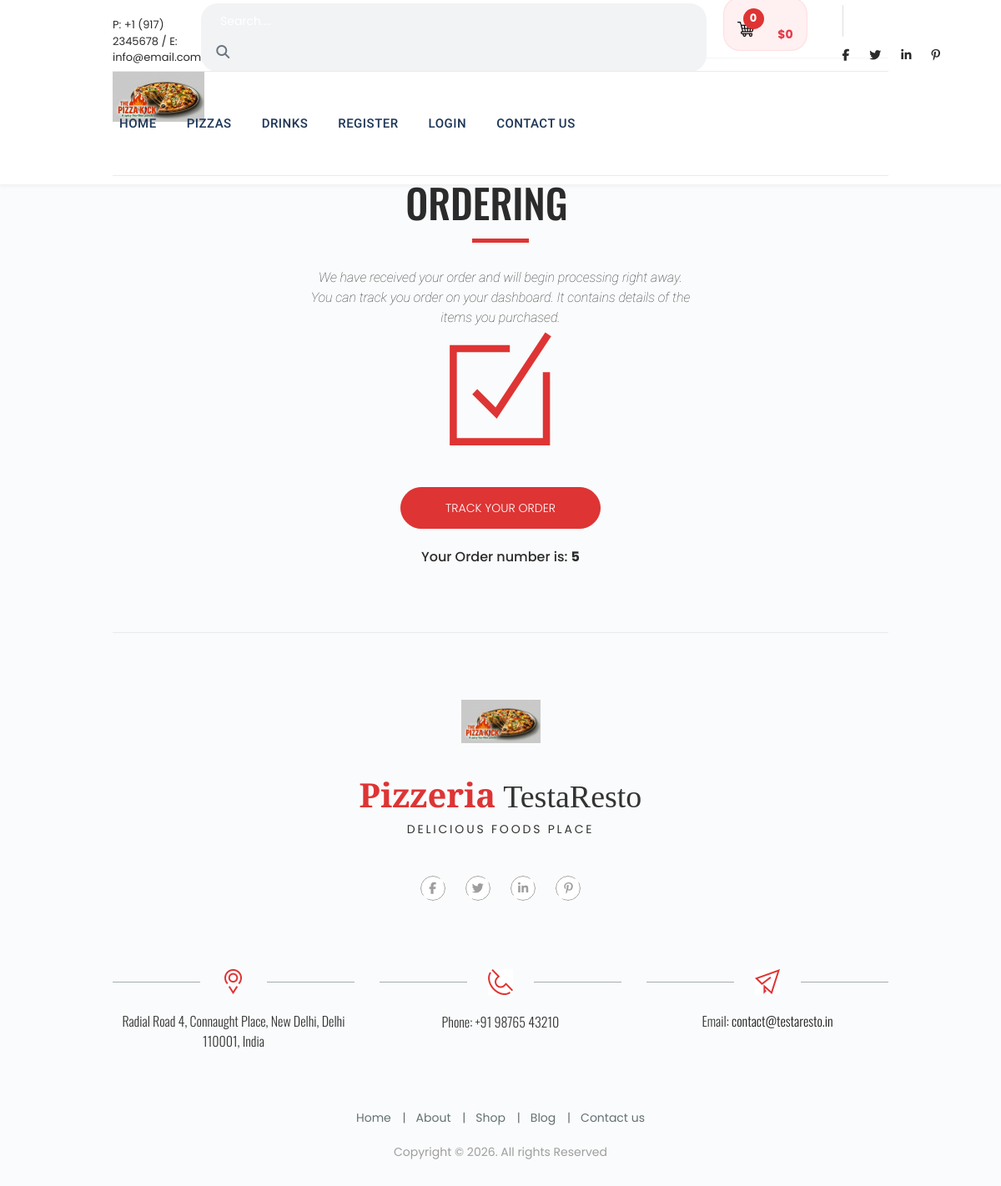
The page /thankyou/5 on the database its author committed.
### product/models.py (models this page shows, shortened)
class Category(models.Model):
    name = models.CharField(max_length=100,unique=True)
    slug = models.SlugField(max_length=100,unique=True)
    class Meta:
        ordering = ('name',)
        verbose_name = 'category'
        verbose_name_plural = 'categories'

class Order(models.Model):
    total = models.DecimalField(max_digits=10, decimal_places=2, verbose_name='USD Order Total')
    created = models.DateTimeField(auto_now_add=True)
    first_name = models.CharField(max_length=250, blank=True)
    last_name = models.CharField(max_length=250, blank=True)
    emailAddress = models.EmailField(blank=True,null=True)
    phone = models.CharField(max_length=250, blank=True)
    address = models.CharField(max_length=250, blank=True)
    city = models.CharField(max_length=250, blank=True)
    postal_code = models.CharField(max_length=250, blank=True)
    status = models.CharField(max_length=250, blank=True,null=True,default='Pending')
    class Meta:
        db_table = 'Order'
        ordering = ['-created']

### product/views.py (the view)
# urls.py: path('thankyou/<int:order_id>', views.thankyou, name='thankyou'),
def thankyou(request, order_id):
    if order_id:
        customer_order = get_object_or_404(Order, id=order_id)
    return render(request, 'product/thankyou.html', {'customer_order': customer_order})

### product/context_processors.py (called while the page is built)
def categories(request):
    categories = Category.objects.order_by('-name')
    return dict(categories=categories)

def counter(request):
    counter_val = 0
    total = 0
    cart_items = []
    if 'admin' in request.path:
        return {}
    else:
        try:
            cart = Cart.objects.filter(cart_id=_cart_id(request)).first()
            if cart:
                cart_items = CartItem.objects.filter(cart=cart, active=True)
                for cart_item in cart_items:
                    total += (cart_item.product.price * cart_item.quantity)
                    counter_val += cart_item.quantity
        except Exception:
            pass
    return {
        'counter': counter_val,
        'cart_items': cart_items,
        'total': total
    }

### product/views.py (called while the page is built)
def _cart_id(request):
    cart = request.session.session_key
    if not cart:
        cart = request.session.create()
    return cart

### product/templates/product/thankyou.html (shortened to what this page needs)
{% extends 'product/base.html' %} {% load static %} {% block content %}
<div class="container">
  <div class="pizza_breadcrumb">
    <a href="index.html"> Home</a> /
    <span>Success</span>
  </div>
  <section class="thank_you">
    <div class="piz_title">
      <div class="small_title"><h3>hello world!</h3></div>
      <div class="big_title">
        <h1 class="thk_big_title">thank you for ordering</h1>
      </div>
    </div>
    <div class="title_devider">
      <p class="line"></p>
    </div>
    <div class="under_title">
      <p>
        We have received your order and will begin processing right away. You
        can track you order on your dashboard. It contains details of the items
        you purchased.
      </p>
    </div>
  </section>
  <section class="content top_margin_60-55">
    <div class="order_ok">
      <img src="{% static 'product/img/ok.svg' %}" />
    </div>
    <a href="{% url 'my_dashboard' %}">
      <button type="button" class="btn btn-outline-primary">
        track your order
      </button>
    </a>
<br>
    <div class="thk_big_title mt-4"><h3>Your Order number is: <b>{{ customer_order.id }}</b></h3></div>
  </section>
</div>
{% endblock %}

### product/templates/product/base.html (shortened to what this page needs)
{% load static %} {% load crispy_forms_tags %}
<!DOCTYPE html>
<html lang="en">
  <head>
    <link href="{% static 'product/css/bootstrap.css' %}" rel="stylesheet" />
    <link href="{% static 'product/css/superslides.css' %}" rel="stylesheet" />
    <link href="{% static 'product/css/font-awesome.css' %}" rel="stylesheet" />
    <link rel="stylesheet" href="{% static 'product/css/owl.carousel.css' %}" />
    <link
      rel="stylesheet"
      href="{% static 'product/css/owl.theme.default.min.css' %}"
    />
    <link href="{% static 'product/css/navigation.css' %}" rel="stylesheet" />
    <link rel="stylesheet" href="{% static 'product/css/reset.css' %}" />
    <link rel="stylesheet" href="{% static 'product/css/style.css' %}" />
    <link rel="stylesheet" href="{% static 'product/css/modern_overrides.css' %}" />
  </head>
  <body>
    <div id="main">
      <div class="header-v3">
        <div class="container">
          <div class="menu-top desktop-top">
            <div class="left_block">
              <div class="phone_email">
                P: +1 (917) 2345678 / E: info@email.com
              </div>
            </div>
            <div class="right_block">
              <div class="my_search">
                <form
                  class="search clearfix"
                  action="{% url 'search' %}"
                  ,
                  method="GET"
                >
                  <div class="input-group">
                    <input
                      type="text"
                      name="title"
                      class="form-control"
                      placeholder=" Search...."
                      style="width: 600px"
                    />
                    <div class="input-group-append">
                      <button type="submit" class="btn btn-outline-primary-gry">
                        <i class="fa fa-search"></i>
                      </button>
                    </div>
                  </div>
                </form>
              </div>
              <div class="my_cart_wrapper">
                <div class="my_cart_button">
                  <a href="#">
                    <img
                      class="pizza_cart"
                      src="{% static 'product/img/shopping-cart.png' %}"
                    />
                    <span class="cart_circle">{{counter}}</span>
                  </a>
                  <div class="cart_sum">${{total}}</div>
                </div>
              </div>
              <div class="top_social">
                <ul>
                  <li>
                    <a href="#"><i class="fab fa-facebook-f"></i></a>
                  </li>
                  <li>
                    <a href="#"><i class="fab fa-twitter"></i></a>
                  </li>
                  <li>
                    <a href="#"><i class="fab fa-linkedin-in"></i></a>
                  </li>
                  <li>
                    <a href="#"><i class="fab fa-pinterest-p"></i></a>
                  </li>
                </ul>
              </div>
            </div>
          </div>
          <div class="header-inner_1 clearfix">
            <header class="header_bg">
              <div class="logo">
                <a href="{% url 'home' %}">
                  <img src="{% static 'product/img/logo.png' %}" />
                </a>
              </div>
            </header>
            <nav id="navigation" class="navigation clearfix">
              <div class="navigation-body">
                <ul class="navigation-menu">
                  <li class="navigation-item">
                    <a class="navigation-link" href="{% url 'home' %}">Home</a>
                  </li>
                  {% for category in categories %}
                  <li class="navigation-item">
                    <a
                      class="navigation-link"
                      href="{% url 'products_by_category' category.slug %}"
                      >{{category.name}}</a
                    >
                  </li>
                  {% endfor %} {% if request.user.is_authenticated %}
                  <li class="navigation-item">
                    <a class="navigation-link" href="#"
                      >Welcome, {{request.user.first_name}}</a
                    >
                    <ul class="navigation-dropdown">
                      <li class="navigation-dropdown-item">
                        <a
                          class="navigation-dropdown-link"
                          href="{% url 'my_dashboard'  %}"
                          >My Dashboard</a
                        >
                      </li>
                      <li class="navigation-dropdown-item">
                        <a
                          class="navigation-dropdown-link"
                          href="{% url 'signout' %}"
                          >Log Out</a
                        >
                      </li>
                    </ul>
                  </li>
                  {% else %}
                  <li class="navigation-item">
                    <a class="navigation-link" href="{% url 'signup' %}"
                      >Register</a
                    >
                  </li>
                  <li class="navigation-item">
                    <a class="navigation-link" href="{% url 'signin' %}"
                      >Login</a
                    >
                  </li>
                  {% endif %}
                  <li class="navigation-item">
                    <a class="navigation-link" href="contact.html"
                      >Contact us</a
                    >
                  </li>
                </ul>
              </div>
            </nav>
          </div>
        </div>
      </div>
      {% block content%} {% endblock %}
      <footer>
        <div class="bot1-wrapper top_margin_80">
          <div class="container">
            <div class="bot1 clearfix">
              <div class="logo2_wrapper">
                <img
                  src="{% static 'product/img/logo2_wrapper.png' %}"
                  alt=""
                  class="img-fluid"
                />
                <div class="logo_title">
                  <div class="bottom_logo">
                    <span>Pizzeria</span> TestaResto
                  </div>
                  <div class="bottom_logo_desc">delicious foods place</div>
                </div>
              </div>
              <div class="social-footer-wrapper">
                <ul class="social-footer clearfix">
                  <li>
                    <a href="#"><i class="fab fa-facebook-f"></i></a>
                  </li>
                  <li>
                    <a href="#"><i class="fab fa-twitter"></i></a>
                  </li>
                  <li>
                    <a href="#"><i class="fab fa-linkedin-in"></i></a>
                  </li>
                  <li>
                    <a href="#"><i class="fab fa-pinterest-p"></i></a>
                  </li>
                </ul>
              </div>
            </div>
          </div>
        </div>
        <div class="bot2-wrapper">
          <div class="container">
            <div class="bot2 clearfix">
              <div class="row">
                <div class="col-md-4">
                  <div class="contact-us-block">
                    <figure>
                      <img
                        src="{% static 'product/img/ic1.png' %}"
                        alt=""
                        class="img-fluid"
                      />
                    </figure>
                    <div class="txt1">
                      Radial Road 4, Connaught Place, New Delhi, Delhi 110001, India
                    </div>
                  </div>
                </div>
                <div class="col-md-4">
                  <div class="contact-us-block">
                    <figure>
                      <img
                        src="{% static 'product/img/ic2.png' %}"
                        alt=""
                        class="img-fluid"
                      />
                    </figure>
                    <div class="txt1">Phone: +91 98765 43210</div>
                  </div>
                </div>
                <div class="col-md-4">
                  <div class="contact-us-block">
                    <figure>
                      <img
                        src="{% static 'product/img/ic3.png' %}"
                        alt=""
                        class="img-fluid"
                      />
                    </figure>
                    <div class="txt1">
                      Email: <a href="mailto:contact@testaresto.in">contact@testaresto.in</a>
                    </div>
                  </div>
                </div>
              </div>
            </div>
          </div>
        </div>
        <div class="bot3-wrapper">
          <div class="container">
            <div class="bot3 clearfix">
              <ul class="menu-bot">
                <li><a href="#">Home</a></li>
                <li><a href="#">About</a></li>
                <li><a href="#">Shop</a></li>
                <li><a href="#">Blog</a></li>
                <li><a href="#">Contact us</a></li>
              </ul>
              <div class="copyrights">Copyright &copy; {% now "Y" %}. All rights Reserved</div>
            </div>
          </div>
        </div>
      </footer>
    </div>
  </body>
</html>

### product/static/product/css/navigation.css (style rules this page uses)
.navigation { display: -ms-flexbox; display: flex; -ms-flex-align: initial; align-items: initial; width: 100%; min-height: 60px; padding: 0; position: relative; line-height: initial; font-family: inherit; box-sizing: border-box; background-color: #333333; transition: background 0.3s; }
@media (min-width: 1000px) { .navigation { height: auto; } }
.navigation *, .navigation *:before, .navigation *:after { box-sizing: border-box; -webkit-tap-highlight-color: transparent; text-decoration: none; }
.navigation-body { width: 100%; height: 100%; position: fixed; top: 0; left: -100%; overflow-x: hidden; overflow-y: auto; background-color: #333333; z-index: 20000; transition: left 0.8s cubic-bezier(0.1, 0.1, 0.1, 0.1), right 0.8s cubic-bezier(0.1, 0.1, 0.1, 0.1); }
@media (min-width: 500px) { .navigation-body { width: 320px; } }
@media (min-width: 1000px) { .navigation-body { display: -ms-flexbox; display: flex; -ms-flex-align: center; align-items: center; width: 100%; position: relative; left: auto; overflow: visible; z-index: auto; background-color: transparent; transition: all 0s ease 0s; } }
.navigation-body.scroll-momentum { -webkit-overflow-scrolling: touch; }
.navigation-menu { width: 100%; margin: 0; padding: 0; list-style: none; font-size: 0rem; display: inline-block; float: left; }
@media (min-width: 1000px) { .navigation-menu { width: auto; display: -ms-flexbox; display: flex; -ms-flex-align: center; align-items: center; } }
@media (min-width: 1000px) { .navigation .navigation-menu { -ms-flex-item-align: stretch; align-self: stretch; -ms-flex-align: stretch; align-items: stretch; } }
.navigation-item { width: 100%; margin: 0; float: left; display: inline-block; }
@media (min-width: 1000px) { .navigation-item { width: auto; } }
.navigation-link { width: 100%; padding: 13px 16px; display: -ms-flexbox; display: flex; -ms-flex-align: center; align-items: center; position: relative; font-size: 14px; letter-spacing: 0.3px; color: #d1d1d1; text-decoration: none !important; border-bottom: solid 1px #404040; transition: border-color 0.3s, color 0.3s, background 0.3s; }
@media (min-width: 1000px) { .navigation-item:last-child .navigation-link { border-top: none; border-bottom: none; } }
@media (min-width: 1000px) { .navigation-link { height: 100%; padding: 10px 16px; line-height: 60px; border: none; } }

### rows shown on the page
Category: name "PIZZAS"
Category: name "DRINKS"
Order: id "5"

### other values the page prints
{{ counter }} "0"
{{ total }} "0"
